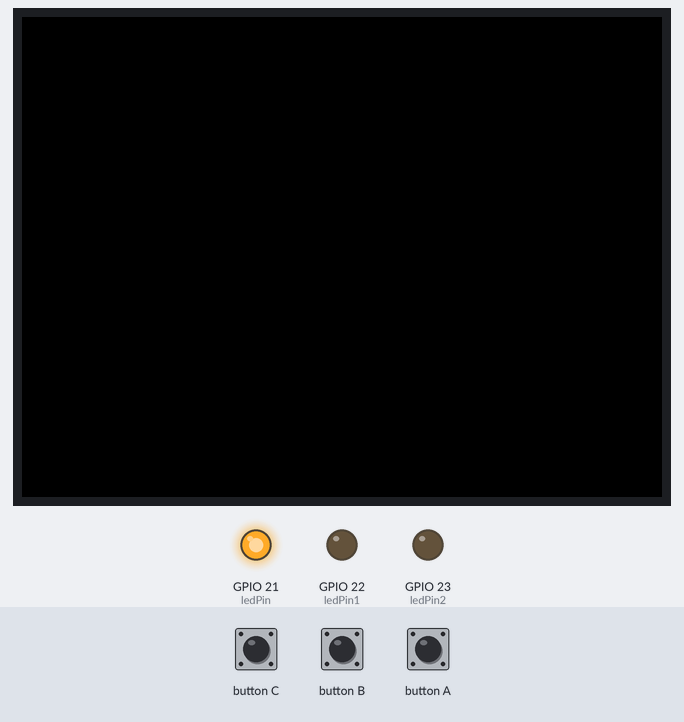
Bench run of a sketch on a simulated ESP32. Shown: 320×240 colour display, output pins drawn as LEDs (lit = HIGH). The test bench sets the inputs (shaded band).

Above: at 1.3 s.
1.4 s: button C pressed for 0.15 s
At 2.1 s:
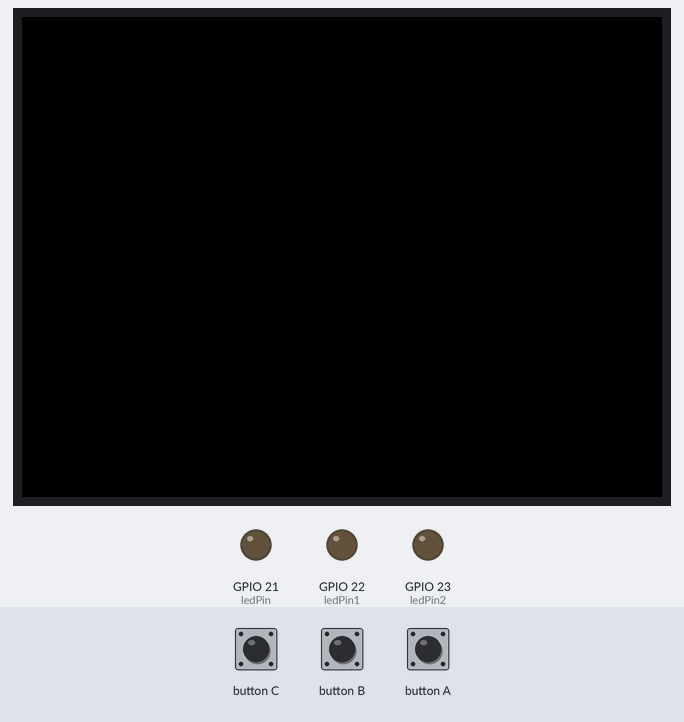
3.0 s: button C pressed for 1 s
At 3.4 s:
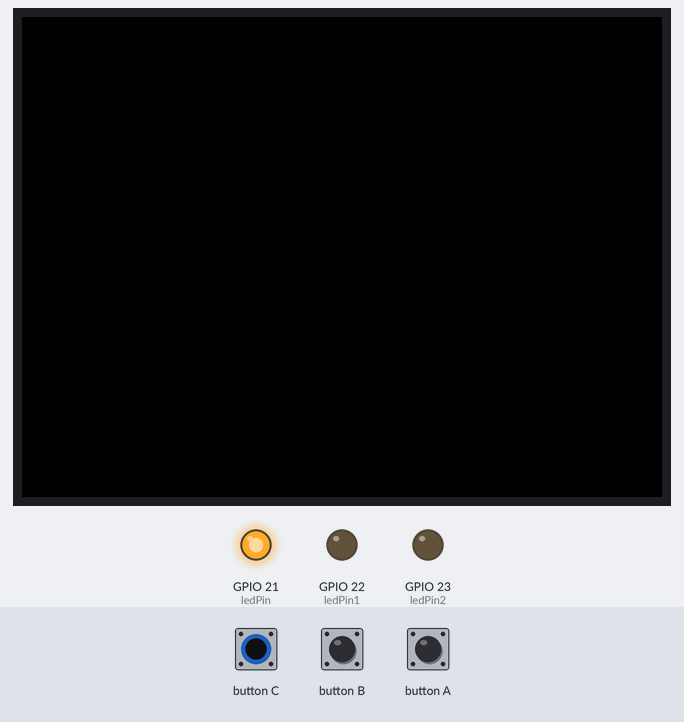
5.5 s: button C pressed for 3.2 s
At 6.5 s:
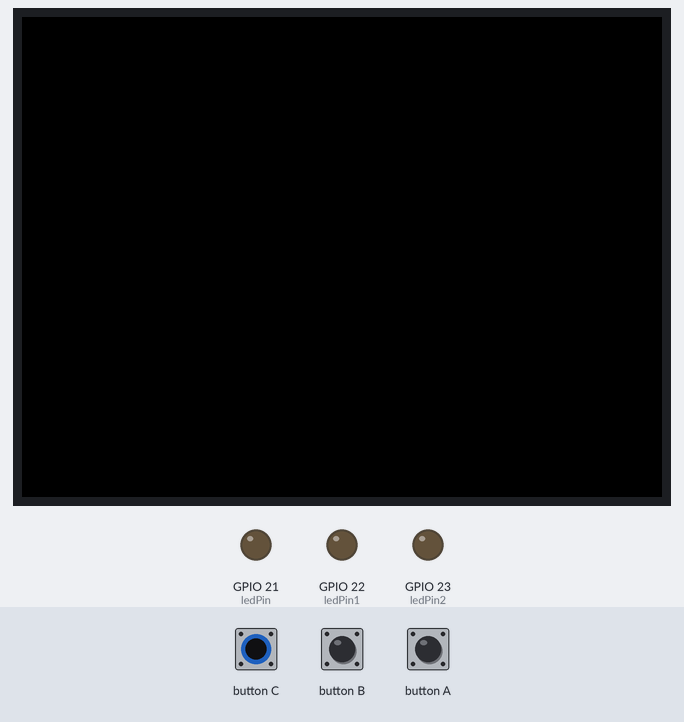
Timing chart, 0 to 8.5 s (numbered marks = the images above; inputs shaded):
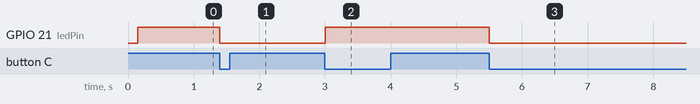

The sketch:

lab_2_2.ino
```cpp
#include <M5Stack.h>
int ledPin = 21;
int ledPin1 = 22;
int ledPin2 = 23;
int ledState = HIGH;
void setup() {
  M5.begin();
  pinMode(ledPin, OUTPUT);
  pinMode(ledPin1, OUTPUT);
  pinMode(ledPin2, OUTPUT);
  digitalWrite(ledPin, ledState);
  digitalWrite(ledPin1, LOW);
  digitalWrite(ledPin2, LOW);
}
void loop() {
  M5.update();  // read the press state of the key
  if (M5.BtnA.wasPressed() || M5.BtnB.wasPressed() || M5.BtnC.wasPressed()) {
    ledState = !ledState;
    digitalWrite(ledPin, ledState);
  }
}
```

Measured:
- after the input at 1.4 s, GPIO 21 (ledPin): HIGH → LOW at once
- after the input at 3.0 s, GPIO 21 (ledPin): LOW → HIGH at once
- after the input at 5.5 s, GPIO 21 (ledPin): HIGH → LOW at once
